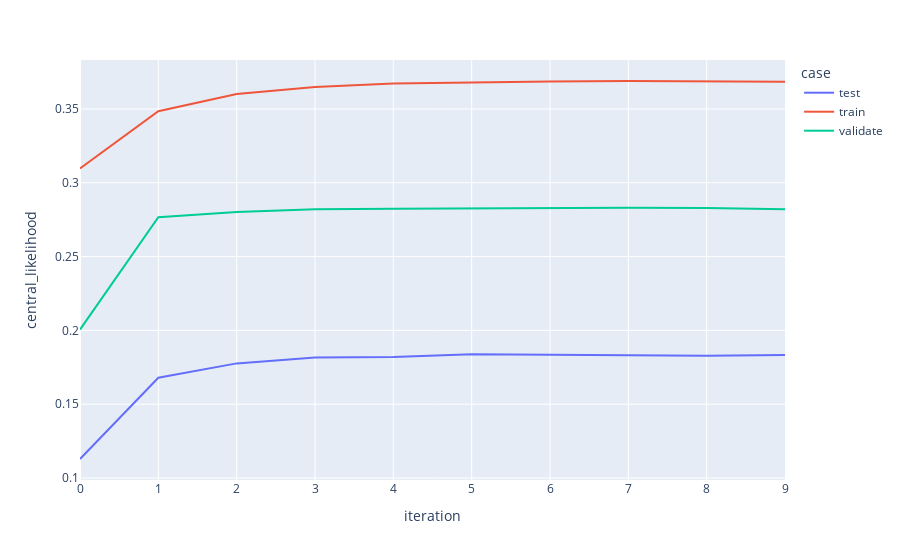

Write notebook code for a chart like this one.
### Code cell
px.line(
    diagnostics_results.groupby(['iteration', 'case']).mean().reset_index(),
    x='iteration', y='central_likelihood', color='case'
)

### Figure 1 — Plotly figure (JSON) as saved in the notebook; plotly's stock layout.template omitted (floating-point values rounded to 4 significant figures)
{"data": [{"hovertemplate": "case=test<br>iteration=%{x}<br>central_likelihood=%{y}<extra></extra>", "legendgroup": "test", "line": {"color": "#636efa", "dash": "solid"}, "marker": {"symbol": "circle"}, "mode": "lines", "name": "test", "orientation": "v", "showlegend": true, "type": "scatter", "x": [0, 1, 2, 3, 4, 5, 6, 7, 8, 9], "xaxis": "x", "y": [0.1129, 0.1679, 0.1777, 0.1816, 0.182, 0.1839, 0.1835, 0.1833, 0.1828, 0.1834], "yaxis": "y"}, {"hovertemplate": "case=train<br>iteration=%{x}<br>central_likelihood=%{y}<extra></extra>", "legendgroup": "train", "line": {"color": "#EF553B", "dash": "solid"}, "marker": {"symbol": "circle"}, "mode": "lines", "name": "train", "orientation": "v", "showlegend": true, "type": "scatter", "x": [0, 1, 2, 3, 4, 5, 6, 7, 8, 9], "xaxis": "x", "y": [0.3097, 0.3485, 0.3601, 0.3649, 0.3673, 0.3681, 0.3686, 0.3689, 0.3687, 0.3684], "yaxis": "y"}, {"hovertemplate": "case=validate<br>iteration=%{x}<br>central_likelihood=%{y}<extra></extra>", "legendgroup": "validate", "line": {"color": "#00cc96", "dash": "solid"}, "marker": {"symbol": "circle"}, "mode": "lines", "name": "validate", "orientation": "v", "showlegend": true, "type": "scatter", "x": [0, 1, 2, 3, 4, 5, 6, 7, 8, 9], "xaxis": "x", "y": [0.2005, 0.2766, 0.2802, 0.2821, 0.2824, 0.2828, 0.283, 0.2831, 0.2828, 0.2821], "yaxis": "y"}], "layout": {"legend": {"title": {"text": "case"}, "tracegroupgap": 0}, "margin": {"t": 60}, "xaxis": {"anchor": "y", "domain": [0, 1], "title": {"text": "iteration"}}, "yaxis": {"anchor": "x", "domain": [0, 1], "title": {"text": "central_likelihood"}}}}
